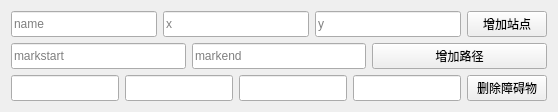
               <widget class="QWidget" name="page_2">
                <layout class="QVBoxLayout" name="verticalLayout">
                 <item>
                  <layout class="QHBoxLayout" name="horizontalLayout">
                   <item>
                    <widget class="QLineEdit" name="lineEdit_2">
                     <property name="sizePolicy">
                      <sizepolicy hsizetype="Expanding" vsizetype="Expanding">
                       <horstretch>0</horstretch>
                       <verstretch>0</verstretch>
                      </sizepolicy>
                     </property>
                     <property name="styleSheet">
                      <string notr="true"/>
                     </property>
                     <property name="text">
                      <string/>
                     </property>
                     <property name="placeholderText">
                      <string>name</string>
                     </property>
                     <property name="cursorMoveStyle">
                      <enum>Qt::LogicalMoveStyle</enum>
                     </property>
                    </widget>
                   </item>
                   <item>
                    <widget class="QLineEdit" name="lineEdit_3">
                     <property name="sizePolicy">
                      <sizepolicy hsizetype="Expanding" vsizetype="Expanding">
                       <horstretch>0</horstretch>
                       <verstretch>0</verstretch>
                      </sizepolicy>
                     </property>
                     <property name="styleSheet">
                      <string notr="true">placeholderText{
fontFamily: 12 italic 17pt &quot;Cascadia Code ExtraLight&quot;;
background-color: rgb(170, 170, 255);
}</string>
                     </property>
                     <property name="text">
                      <string/>
                     </property>
                     <property name="placeholderText">
                      <string>x</string>
                     </property>
                    </widget>
                   </item>
                   <item>
                    <widget class="QLineEdit" name="lineEdit_4">
                     <property name="sizePolicy">
                      <sizepolicy hsizetype="Expanding" vsizetype="Expanding">
                       <horstretch>0</horstretch>
                       <verstretch>0</verstretch>
                      </sizepolicy>
                     </property>
                     <property name="text">
                      <string/>
                     </property>
                     <property name="placeholderText">
                      <string>y</string>
                     </property>
                    </widget>
                   </item>
                   <item>
                    <widget class="QPushButton" name="pushButton_2">
                     <property name="sizePolicy">
                      <sizepolicy hsizetype="Minimum" vsizetype="Expanding">
                       <horstretch>0</horstretch>
                       <verstretch>0</verstretch>
                      </sizepolicy>
                     </property>
                     <property name="text">
                      <string>增加站点</string>
                     </property>
                    </widget>
                   </item>
                  </layout>
                 </item>
                 <item>
                  <layout class="QHBoxLayout" name="horizontalLayout_2">
                   <item>
                    <widget class="QLineEdit" name="lineEdit_5">
                     <property name="sizePolicy">
                      <sizepolicy hsizetype="Expanding" vsizetype="Expanding">
                       <horstretch>0</horstretch>
                       <verstretch>0</verstretch>
                      </sizepolicy>
                     </property>
                     <property name="toolTipDuration">
                      <number>-5</number>
                     </property>
                     <property name="placeholderText">
                      <string>markstart</string>
                     </property>
                    </widget>
                   </item>
                   <item>
                    <widget class="QLineEdit" name="lineEdit_6">
                     <property name="sizePolicy">
                      <sizepolicy hsizetype="Expanding" vsizetype="Expanding">
                       <horstretch>0</horstretch>
                       <verstretch>0</verstretch>
                      </sizepolicy>
                     </property>
                     <property name="placeholderText">
                      <string>markend</string>
                     </property>
                    </widget>
                   </item>
                   <item>
                    <widget class="QPushButton" name="pushButton_3">
                     <property name="sizePolicy">
                      <sizepolicy hsizetype="Expanding" vsizetype="Expanding">
                       <horstretch>0</horstretch>
                       <verstretch>0</verstretch>
                      </sizepolicy>
                     </property>
                     <property name="text">
                      <string>增加路径</string>
                     </property>
                    </widget>
                   </item>
                  </layout>
                 </item>
                 <item>
                  <layout class="QHBoxLayout" name="horizontalLayout_3">
                   <item>
                    <widget class="QLineEdit" name="lineEdit_9">
                     <property name="sizePolicy">
                      <sizepolicy hsizetype="Expanding" vsizetype="Expanding">
                       <horstretch>0</horstretch>
                       <verstretch>0</verstretch>
                      </sizepolicy>
                     </property>
                    </widget>
                   </item>
                   <item>
                    <widget class="QLineEdit" name="lineEdit_10">
                     <property name="sizePolicy">
                      <sizepolicy hsizetype="Expanding" vsizetype="Expanding">
                       <horstretch>0</horstretch>
                       <verstretch>0</verstretch>
                      </sizepolicy>
                     </property>
                    </widget>
                   </item>
                   <item>
                    <widget class="QLineEdit" name="lineEdit_11">
                     <property name="sizePolicy">
                      <sizepolicy hsizetype="Expanding" vsizetype="Expanding">
                       <horstretch>0</horstretch>
                       <verstretch>0</verstretch>
                      </sizepolicy>
                     </property>
                    </widget>
                   </item>
                   <item>
                    <widget class="QLineEdit" name="lineEdit_12">
                     <property name="sizePolicy">
                      <sizepolicy hsizetype="Expanding" vsizetype="Expanding">
                       <horstretch>0</horstretch>
                       <verstretch>0</verstretch>
                      </sizepolicy>
                     </property>
                    </widget>
                   </item>
                   <item>
                    <widget class="QPushButton" name="pushButton_5">
                     <property name="sizePolicy">
                      <sizepolicy hsizetype="Minimum" vsizetype="Expanding">
                       <horstretch>0</horstretch>
                       <verstretch>0</verstretch>
                      </sizepolicy>
                     </property>
                     <property name="text">
                      <string>删除障碍物</string>
                     </property>
                    </widget>
                   </item>
                  </layout>
                 </item>
                </layout>
               </widget>
